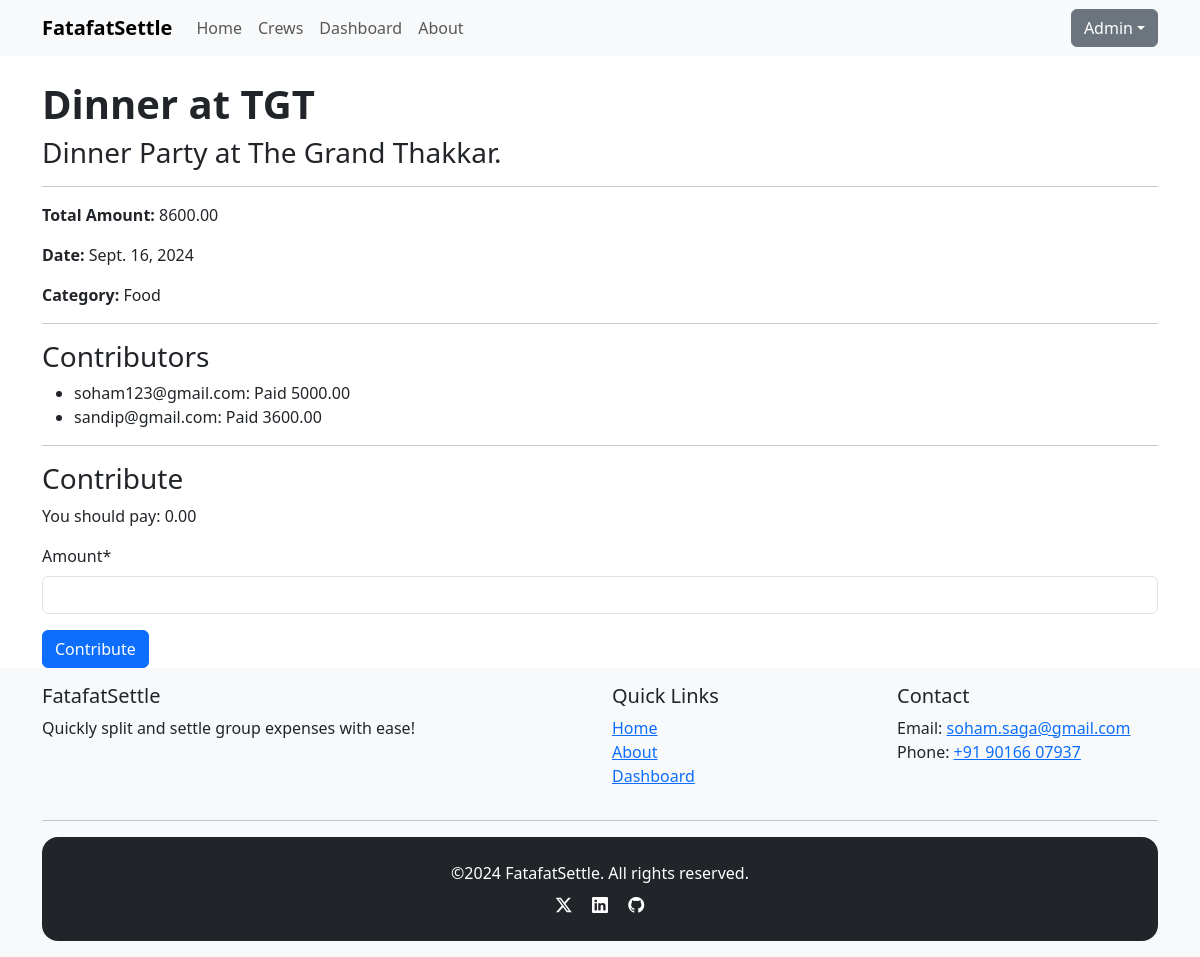
The app's page /expense/5/ (signed in) with its own data.
### apps/accounts/models.py (models this page shows, shortened)
class CustomUser(AbstractBaseUser, PermissionsMixin):
    email = models.EmailField(unique=True)
    name = models.CharField(max_length=255)
    is_active = models.BooleanField(default=True)
    is_staff = models.BooleanField(default=False)
    date_joined = models.DateTimeField(default=timezone.now)
    coins = models.PositiveIntegerField(default=0)
    objects = CustomUserManager()
    USERNAME_FIELD = 'email'
    REQUIRED_FIELDS = ['name']
    def __str__(self):
        return self.email

### apps/core/models.py (models this page shows, shortened)
class Expense(models.Model):
    CATEGORY_CHOICES = [
        ('general', 'General'),
        ('food', 'Food'),
        ('transport', 'Transport'),
        ('accommodation', 'Accommodation'),
        ('other', 'Other')
    ]
    name = models.CharField(max_length=200, default='')
    category = models.CharField(max_length=100, choices=CATEGORY_CHOICES, default='general')
    crew = models.ForeignKey(Crew, on_delete=models.CASCADE, related_name='expenses')
    description = models.CharField(max_length=255)
    total_amount = models.DecimalField(max_digits=10, decimal_places=2, validators=[MinValueValidator(0.01)])
    date = models.DateField()
    created_at = models.DateTimeField(auto_now_add=True)
    updated_at = models.DateTimeField(auto_now=True)
    is_active = models.BooleanField(default=True)

class ExpenseParticipant(models.Model):
    expense = models.ForeignKey(Expense, on_delete=models.CASCADE, related_name='participants')
    user = models.ForeignKey(User, on_delete=models.CASCADE, related_name='expense_participations')
    amount_paid = models.DecimalField(max_digits=10, decimal_places=2, default=0)
    amount_owed = models.DecimalField(max_digits=10, decimal_places=2, default=0)

### apps/core/views.py (the view, shortened to what this page needs)
# urls.py: path('expense/<int:pk>/', views.ExpenseDetailView.as_view(), name='expense_detail'),
class ExpenseDetailView(LoginRequiredMixin, DetailView):
    model = Expense
    template_name = 'core/expense_detail.html'
    context_object_name = 'expense'
    def get_context_data(self, **kwargs):
        context = super().get_context_data(**kwargs)
        expense = self.get_object()
        participants = expense.participants.all()
        total_collected = sum(participant.amount_paid for participant in expense.participants.all())
        splitwise_amount = expense.total_amount - total_collected
        contributions = ExpenseParticipant.objects.filter(expense=expense)
        contributions_by_user = {participant.user: participant.amount_paid for participant in contributions}
        remaining_amounts = {
            participant.user: splitwise_amount / participants.count() - contributions_by_user.get(participant.user, 0)
            for participant in participants
        }
        print(remaining_amounts)
        context['participants'] = participants
        context['splitwise'] = splitwise_amount
        context['remaining_amounts'] = remaining_amounts
        context['form'] = ContributionForm()
        return context

### apps/core/forms.py (shortened to what this page needs)
class ContributionForm(forms.Form):
    amount = forms.DecimalField(decimal_places=2, max_digits=10, validators=[MinValueValidator(0.01)])
    def __init__(self, *args, **kwargs):
        self.expense = kwargs.pop('expense', None)
        super().__init__(*args, **kwargs)

### apps/core/templates/core/expense_detail.html (shortened to what this page needs)
{% extends 'base.html' %}
{% load crispy_forms_tags %}
{% load custom_filters %}
{% block content %}
  <h1 class="fw-bold">{{ expense.name }}</h1>
  <h3>{{ expense.description }}</h3>
  <hr />
  <p>
    <strong>Total Amount:</strong> {{ expense.total_amount }}
  </p>
  <p>
    <strong>Date:</strong> {{ expense.date }}
  </p>
  <p>
    <strong>Category:</strong> {{ expense.get_category_display }}
  </p>
  <hr />
  <h3>Contributors</h3>
  <ul>
    {% for participant in participants %}
      <li>{{ participant.user }}: Paid {{ participant.amount_paid }}</li>
    {% empty %}
      <li>No contributors yet.</li>
    {% endfor %}
  </ul>
  <hr />
  <h3>Contribute</h3>
  <p>You should pay: {{ splitwise }}</p>
  <form method="post">
    {{ form|crispy }}
    <button type="submit" class="btn btn-primary">Contribute</button>
  </form>
{% endblock %}

### templates/base.html (shortened to what this page needs)
{% load static %}
<!DOCTYPE html>
<html lang="en">
  <head>
    <link rel="stylesheet" href="https://cdn.jsdelivr.net/npm/bootstrap@5.3.0-alpha1/dist/css/bootstrap.min.css" />
    <link rel="stylesheet" href="https://cdnjs.cloudflare.com/ajax/libs/font-awesome/5.15.4/css/all.min.css" />
    <link rel="stylesheet" href="https://cdn.jsdelivr.net/npm/bootstrap-icons@1.11.3/font/bootstrap-icons.min.css" />
    <link href="{% static 'css/custom.css' %}" rel="stylesheet" />
  </head>
  <body class="d-flex flex-column min-vh-100">
    {% include 'navbar.html' %}
    <main class="container mt-4">
      {% include 'components/messages.html' %} {% block content %}
      {% endblock %}
    </main>
    {% include 'footer.html' %}
  </body>
</html>

### templates/navbar.html (shortened to what this page needs)
<nav class="navbar navbar-expand-lg navbar-light bg-light">
  <div class="container">
    <a class="navbar-brand fw-bold" href="{% url 'core:home' %}">FatafatSettle</a>
    <div class="collapse navbar-collapse" id="navbarNav">
      <ul class="navbar-nav me-auto">
        <li class="nav-item">
          <a class="nav-link" href="{% url 'core:home' %}">Home</a>
        </li>
        {% if user.is_authenticated %}
          <li class="nav-item">
            <a class="nav-link" href="{% url 'core:list_crew' %}">Crews</a>
          </li>
          <li class="nav-item">
            <a class="nav-link" href="{% url 'core:dashboard' %}">Dashboard</a>
          </li>
        {% endif %}
        <li class="nav-item">
          <a class="nav-link" href="{% url 'core:about' %}">About</a>
        </li>
      </ul>
      <ul class="navbar-nav">
        {% if user.is_authenticated %}
          <div class="dropdown">
            <button class="btn btn-secondary dropdown-toggle" type="button" data-bs-toggle="dropdown" aria-expanded="false">{{ user.name }}</button>
          </div>
        {% endif %}
      </ul>
    </div>
  </div>
</nav>

### templates/footer.html
<footer class="footer mt-auto py-3 bg-light">
  <div class="container">
    <div class="row">
      <div class="col-md-6">
        <h5>FatafatSettle</h5>
        <p>Quickly split and settle group expenses with ease!</p>
      </div>
      <div class="col-md-3">
        <h5>Quick Links</h5>
        <ul class="list-unstyled">
          <li>
            <a href="{% url 'core:home' %}">Home</a>
          </li>
          <li>
            <a href="{% url 'core:about' %}">About</a>
          </li>
          {% if user.is_authenticated %}
            <li>
              <a href="{% url 'core:dashboard' %}">Dashboard</a>
            </li>
          {% endif %}
        </ul>
      </div>
      <div class="col-md-3">
        <h5>Contact</h5>
        <p>
          Email: <a href="mailto:soham.saga@gmail.com">soham.saga@gmail.com</a><br />Phone: <a href="tel:+91 90166 07937">+91 90166 07937</a>
        </p>
      </div>
    </div>
    <hr />
    <div class="footer bg-dark text-white py-4 rounded-4">
      <div class="container">
        <div class="row">
          <div class="col-md-12 text-center">
            <p class="mb-2">
              &copy;{% now 'Y' %}{{ ' ' }}FatafatSettle. All rights reserved.
            </p>
            <div>
              <a href="https://x.com/soham901x" class="text-white me-3"><i class="bi bi-twitter-x"></i></a>
              <a href="https://linkedin.com/in/soham-sagathiya" class="text-white me-3"><i class="bi bi-linkedin"></i></a>
              <a href="https://github.com/soham901" class="text-white"><i class="bi bi-github"></i></a>
            </div>
          </div>
        </div>
      </div>
    </div>
  </div>
</footer>

### static/css/custom.css (style rules this page uses)
body { display: flex; flex-direction: column; min-height: 100vh; }
main { flex: 1; }
.footer { margin-top: auto; }
.text-center { text-align: center; }

### records on screen
CustomUser: name "Admin"
Expense: name "Dinner at TGT", description "Dinner Party at The Grand Thakkar.", total_amount "8600.00", date "Sept. 16, 2024", category "Food"
ExpenseParticipant: user "soham123@gmail.com", amount_paid "5000.00"
ExpenseParticipant: user "sandip@gmail.com", amount_paid "3600.00"

### other values on screen
{{ splitwise }} "0.00"
